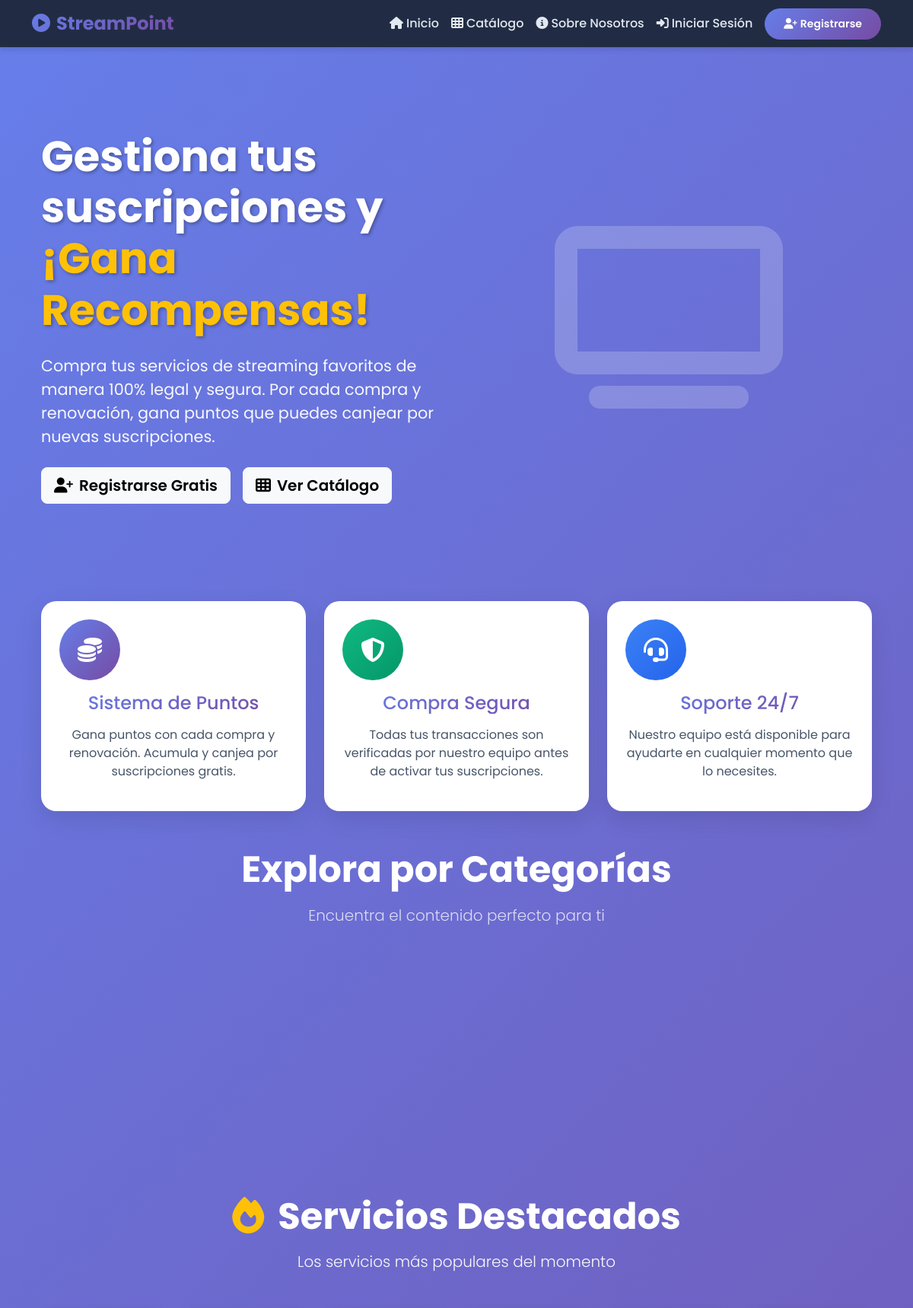
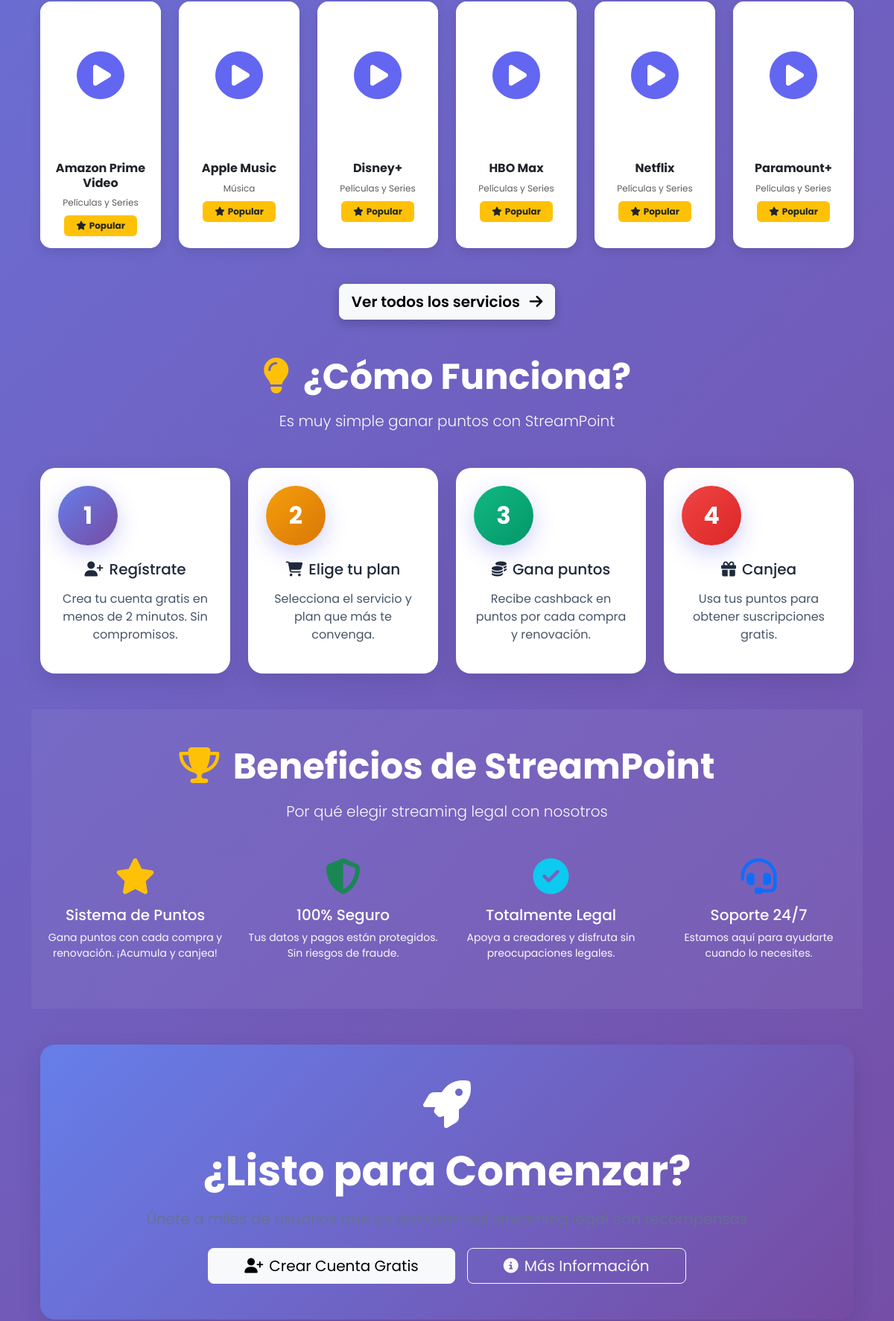
The page / (upper part) on the database its author committed (2 pictures, top to bottom).
### core_public/models.py (models this page shows, shortened)
class ServicioStreaming(models.Model):
    nombre = models.CharField(max_length=100, unique=True)
    categoria = models.ForeignKey(CategoriaStreaming, on_delete=models.CASCADE, related_name='servicios')
    logo_url = models.URLField(blank=True, help_text="URL del logo del servicio")
    descripcion = models.TextField()
    sitio_web = models.URLField()
    activo = models.BooleanField(default=True)
    fecha_creacion = models.DateTimeField(auto_now_add=True)
    class Meta:
        verbose_name_plural = "Servicios de Streaming"
        ordering = ['nombre']

class CategoriaStreaming(models.Model):
    nombre = models.CharField(max_length=100)
    descripcion = models.TextField(blank=True)
    icono = models.CharField(max_length=50, blank=True, help_text="Clase de ícono CSS (ej: fa-film)")
    activo = models.BooleanField(default=True)
    class Meta:
        verbose_name_plural = "Categorías de Streaming"
        ordering = ['nombre']

### core_public/views.py (the view)
# urls.py: path('', views.index, name='index'),
def index(request):
    servicios_destacados = ServicioStreaming.objects.filter(activo=True)[:6]
    categorias = CategoriaStreaming.objects.filter(activo=True)
    context = {
        'servicios_destacados': servicios_destacados,
        'categorias': categorias,
    }
    return render(request, 'public/index.html', context)

### core_public/templates/public/index.html (shortened to what this page needs)
{% extends 'base.html' %}
{% load static %}
{% block extra_css %}
<link rel="stylesheet" href="{% static 'public/css/public_styles.css' %}">
{% endblock %}
{% block content %}
<section class="hero-section">
    <div class="container">
        <div class="row align-items-center">
            <div class="col-lg-6 text-lg-start text-center">
                <h1 class="hero-title mb-4">
                    Gestiona tus suscripciones y
                    <span class="text-warning d-block">¡Gana Recompensas!</span>
                </h1>
                <p class="hero-subtitle mb-4">
                    Compra tus servicios de streaming favoritos de manera 100% legal y segura.
                    Por cada compra y renovación, gana puntos que puedes canjear por nuevas suscripciones.
                </p>
                <div class="d-flex gap-3 justify-content-center justify-content-lg-start flex-wrap">
                    <a href="{% url 'user:registro' %}" class="btn btn-light btn-lg" style="font-weight: 600;">
                        <i class="fas fa-user-plus me-2"></i>Registrarse Gratis
                    </a>
                    {% if not user.is_authenticated %}
                    <a href="{% url 'public:catalogo' %}" class="btn btn-light btn-lg" style="font-weight: 600;">
                        <i class="fas fa-th me-2"></i>Ver Catálogo
                    </a>
                    {% else %}
                    <a href="{% url 'user:dashboard' %}" class="btn btn-light btn-lg" style="font-weight: 600;">
                        <i class="fas fa-tachometer-alt me-2"></i>Mi Dashboard
                    </a>
                    {% endif %}
                </div>
            </div>
            <div class="col-lg-6 text-center mt-5 mt-lg-0">
                <div class="hero-image-float">
                    <i class="fas fa-tv" style="font-size: 15rem; color: rgba(255,255,255,0.2);"></i>
                </div>
            </div>
        </div>
    </div>
</section>
<section class="container my-5">
    <div class="row g-4">
        <div class="col-md-4">
            <div class="card-custom text-center p-4 float-card h-100">
                <div class="category-icon bg-gradient-primary mb-3">
                    <i class="fas fa-coins"></i>
                </div>
                <h4 class="text-gradient mb-3">Sistema de Puntos</h4>
                <p class="text-muted">
                    Gana puntos con cada compra y renovación.
                    Acumula y canjea por suscripciones gratis.
                </p>
            </div>
        </div>
        <div class="col-md-4">
            <div class="card-custom text-center p-4 float-card h-100">
                <div class="category-icon bg-success mb-3">
                    <i class="fas fa-shield-alt"></i>
                </div>
                <h4 class="text-gradient mb-3">Compra Segura</h4>
                <p class="text-muted">
                    Todas tus transacciones son verificadas por nuestro equipo
                    antes de activar tus suscripciones.
                </p>
            </div>
        </div>
        <div class="col-md-4">
            <div class="card-custom text-center p-4 float-card h-100">
                <div class="category-icon bg-info mb-3">
                    <i class="fas fa-headset"></i>
                </div>
                <h4 class="text-gradient mb-3">Soporte 24/7</h4>
                <p class="text-muted">
                    Nuestro equipo está disponible para ayudarte
                    en cualquier momento que lo necesites.
                </p>
            </div>
        </div>
    </div>
</section>
<section class="container my-5">
    <div class="text-center mb-5">
        <h2 class="text-white display-5 fw-bold mb-3">Explora por Categorías</h2>
        <p class="text-white lead opacity-75">Encuentra el contenido perfecto para ti</p>
    </div>
    <div class="row g-4 justify-content-center">
        {% for categoria in categorias %}
        <div class="col-md-6 col-lg-4">
            <a href="{% url 'public:catalogo' %}?categoria={{ categoria.id }}" class="text-decoration-none">
            </a>
        </div>
        {% endfor %}
    </div>
</section>
<section class="container my-5">
    <div class="text-center mb-5">
        <h2 class="text-white display-5 fw-bold mb-3">
            <i class="fas fa-fire text-warning me-2"></i>
            Servicios Destacados
        </h2>
        <p class="text-light lead">Los servicios más populares del momento</p>
    </div>
    <div class="row g-4 justify-content-center">
        {% for servicio in servicios_destacados %}
        <div class="col-6 col-md-4 col-lg-2">
            <a href="{% url 'public:detalle_servicio' servicio.id %}" class="text-decoration-none">
                <div class="card service-card-featured h-100 border-0">
                    <div class="card-body p-0">
                        {% if servicio.logo_url %}
                        <div class="p-4 bg-white rounded-top" style="min-height: 140px; display: flex; align-items: center; justify-content: center;">
                        </div>
                        {% else %}
                        <div class="p-4 text-center bg-white rounded-top" style="min-height: 140px; display: flex; align-items: center; justify-content: center;">
                            <i class="fas fa-play-circle" style="font-size: 4rem; color: var(--primary-color);"></i>
                        </div>
                        {% endif %}
                        <div class="p-3 text-center bg-white rounded-bottom">
                            <h6 class="card-title mb-2 fw-bold text-dark">{{ servicio.nombre }}</h6>
                            <small class="text-muted d-block mb-2" style="font-size: 0.75rem;">{{ servicio.categoria.nombre }}</small>
                            <span class="badge bg-warning text-dark fw-bold px-3 py-2">
                                <i class="fas fa-star me-1"></i>Popular
                            </span>
                        </div>
                    </div>
                </div>
            </a>
        </div>
        {% endfor %}
    </div>
    <div class="text-center mt-5">
        <a href="{% url 'public:catalogo' %}" class="btn btn-light btn-lg" style="font-weight: 600; box-shadow: 0 5px 15px rgba(0,0,0,0.2);">
            Ver todos los servicios
            <i class="fas fa-arrow-right ms-2"></i>
        </a>
    </div>
</section>
<section class="container my-5">
    <div class="text-center mb-5">
        <h2 class="text-white display-5 fw-bold mb-3">
            <i class="fas fa-lightbulb text-warning me-2"></i>
            ¿Cómo Funciona?
        </h2>
        <p class="text-light lead">Es muy simple ganar puntos con StreamPoint</p>
    </div>
    <div class="row g-4">
        <div class="col-md-3">
            <div class="card-custom text-center p-4 h-100">
                <div class="step-number">1</div>
                <h5 class="text-primary mb-3">
                    <i class="fas fa-user-plus me-2"></i>Regístrate
                </h5>
                <p class="text-muted">
                    Crea tu cuenta gratis en menos de 2 minutos. Sin compromisos.
                </p>
            </div>
        </div>
        <div class="col-md-3">
            <div class="card-custom text-center p-4 h-100">
                <div class="step-number" style="background: var(--gradient-warning);">2</div>
                <h5 class="text-warning mb-3">
                    <i class="fas fa-shopping-cart me-2"></i>Elige tu plan
                </h5>
                <p class="text-muted">
                    Selecciona el servicio y plan que más te convenga.
                </p>
            </div>
        </div>
        <div class="col-md-3">
            <div class="card-custom text-center p-4 h-100">
                <div class="step-number" style="background: linear-gradient(135deg, #10b981, #059669);">3</div>
                <h5 class="text-success mb-3">
                    <i class="fas fa-coins me-2"></i>Gana puntos
                </h5>
                <p class="text-muted">
                    Recibe cashback en puntos por cada compra y renovación.
                </p>
            </div>
        </div>
        <div class="col-md-3">
            <div class="card-custom text-center p-4 h-100">
                <div class="step-number" style="background: linear-gradient(135deg, #ef4444, #dc2626);">4</div>
                <h5 class="text-danger mb-3">
                    <i class="fas fa-gift me-2"></i>Canjea
                </h5>
                <p class="text-muted">
                    Usa tus puntos para obtener suscripciones gratis.
                </p>
            </div>
        </div>
    </div>
</section>
<section class="py-5" style="background: rgba(255, 255, 255, 0.05);">
    <div class="container">
        <div class="text-center mb-5">
            <h2 class="text-white display-5 fw-bold mb-3">
                <i class="fas fa-trophy text-warning me-2"></i>
                Beneficios de StreamPoint
            </h2>
            <p class="text-light lead">Por qué elegir streaming legal con nosotros</p>
        </div>
        <div class="row g-4">
            <div class="col-md-3">
                <div class="text-center">
                    <i class="fas fa-star fa-3x text-warning mb-3"></i>
                    <h5 class="text-white mb-2">Sistema de Puntos</h5>
                    <p class="text-light small">
                        Gana puntos con cada compra y renovación. ¡Acumula y canjea!
                    </p>
                </div>
            </div>
            <div class="col-md-3">
                <div class="text-center">
                    <i class="fas fa-shield-alt fa-3x text-success mb-3"></i>
                    <h5 class="text-white mb-2">100% Seguro</h5>
                    <p class="text-light small">
                        Tus datos y pagos están protegidos. Sin riesgos de fraude.
                    </p>
                </div>
            </div>
            <div class="col-md-3">
                <div class="text-center">
                    <i class="fas fa-check-circle fa-3x text-info mb-3"></i>
                    <h5 class="text-white mb-2">Totalmente Legal</h5>
                    <p class="text-light small">
                        Apoya a creadores y disfruta sin preocupaciones legales.
                    </p>
                </div>
            </div>
            <div class="col-md-3">
                <div class="text-center">
                    <i class="fas fa-headset fa-3x text-primary mb-3"></i>
                    <h5 class="text-white mb-2">Soporte 24/7</h5>
                    <p class="text-light small">
                        Estamos aquí para ayudarte cuando lo necesites.
                    </p>
                </div>
            </div>
        </div>
    </div>
</section>
{% if not user.is_authenticated %}
<section class="container my-5">
    <div class="card-custom p-5 text-center" style="background: var(--gradient-primary); border: none;">
        <div class="text-white">
            <i class="fas fa-rocket fa-4x mb-4"></i>
            <h2 class="display-4 fw-bold mb-3">¿Listo para Comenzar?</h2>
            <p class="lead mb-4">
                Únete a miles de usuarios que ya disfrutan del streaming legal con recompensas
            </p>
            <div class="d-flex gap-3 justify-content-center flex-wrap">
                <a href="{% url 'user:registro' %}" class="btn btn-light btn-lg px-5">
                    <i class="fas fa-user-plus me-2"></i>Crear Cuenta Gratis
                </a>
                <a href="{% url 'public:informacion_proyecto' %}" class="btn btn-outline-light btn-lg px-5">
                    <i class="fas fa-info-circle me-2"></i>Más Información
                </a>
            </div>
        </div>
    </div>
</section>
{% endif %}
{% endblock %}

### static/css/style.css (style rules this page uses)
:root { --primary-color: #6366f1; --secondary-color: #8b5cf6; --dark-bg: #1e293b; --light-bg: #f8fafc; --text-dark: #0f172a; --text-light: #64748b; --success: #10b981; --warning: #f59e0b; --danger: #ef4444; --gradient-primary: linear-gradient(135deg, #667eea 0%, #764ba2 100%); --gradient-warning: linear-gradient(135deg, #f59e0b 0%, #d97706 100%); }
* { margin: 0; padding: 0; box-sizing: border-box; }
body { font-family: 'Poppins', sans-serif; background: var(--gradient-primary); min-height: 100vh; }
.card-custom { background: white; border-radius: 20px; box-shadow: 0 10px 30px rgba(0, 0, 0, 0.1); border: none; overflow: hidden; transition: all 0.3s ease; }
.card-custom .text-muted { color: #475569 !important; }
.card-custom h5 { color: #1e293b !important; }
.card-custom p { color: #64748b !important; }
.service-card-featured { border: none; border-radius: 15px; overflow: hidden; transition: all 0.3s ease; background: white; box-shadow: 0 5px 15px rgba(0, 0, 0, 0.1); }
.service-card-featured .card-body { transition: all 0.3s ease; }
.step-number { width: 60px; height: 60px; border-radius: 50%; background: var(--gradient-primary); color: white; font-size: 1.5rem; font-weight: 700; display: inline-flex; align-items: center; justify-content: center; margin-bottom: 20px; }
.hero-section { padding: 80px 0; text-align: center; color: white; }
.hero-title { font-size: 3.5rem; font-weight: 700; margin-bottom: 20px; text-shadow: 2px 2px 4px rgba(0, 0, 0, 0.3); }
.hero-subtitle { font-size: 1.3rem; margin-bottom: 30px; opacity: 0.95; }
.category-icon { font-size: 3rem; color: var(--primary-color); margin-bottom: 15px; }
.text-gradient { background: var(--gradient-primary); -webkit-background-clip: text; -webkit-text-fill-color: transparent; background-clip: text; }
.bg-gradient-primary { background: var(--gradient-primary) !important; }

### core_public/static/public/css/public_styles.css (style rules this page uses)
.category-icon.bg-gradient-primary { background: var(--gradient-primary); width: 80px; height: 80px; display: inline-flex; align-items: center; justify-content: center; border-radius: 50%; color: white; font-size: 2rem; }
.category-icon.bg-success { background: linear-gradient(135deg, #10b981 0%, #059669 100%); width: 80px; height: 80px; display: inline-flex; align-items: center; justify-content: center; border-radius: 50%; color: white; font-size: 2rem; }
.category-icon.bg-info { background: linear-gradient(135deg, #3b82f6 0%, #2563eb 100%); width: 80px; height: 80px; display: inline-flex; align-items: center; justify-content: center; border-radius: 50%; color: white; font-size: 2rem; }
.card-custom.h-100 { display: flex; flex-direction: column; height: 100%; }
.gap-3 { gap: 1rem !important; }
.flex-wrap { flex-wrap: wrap; }
.float-card { animation: float 3s ease-in-out infinite; }
.service-card-featured { transition: all 0.4s cubic-bezier(0.175, 0.885, 0.32, 1.275); cursor: pointer; }
.step-number { width: 80px; height: 80px; border-radius: 50%; display: inline-flex; align-items: center; justify-content: center; font-size: 2rem; font-weight: bold; color: white; margin-bottom: 20px; background: var(--gradient-primary); box-shadow: 0 10px 30px rgba(99, 102, 241, 0.3); }
.hero-image-float { animation: float 4s ease-in-out infinite; }

### rows shown on the page
ServicioStreaming: nombre "Amazon Prime Video", categoria.nombre "Películas y Series"
ServicioStreaming: nombre "Apple Music", categoria.nombre "Música"
ServicioStreaming: nombre "Disney+", categoria.nombre "Películas y Series"
ServicioStreaming: nombre "HBO Max", categoria.nombre "Películas y Series"
ServicioStreaming: nombre "Netflix", categoria.nombre "Películas y Series"
ServicioStreaming: nombre "Paramount+", categoria.nombre "Películas y Series"
